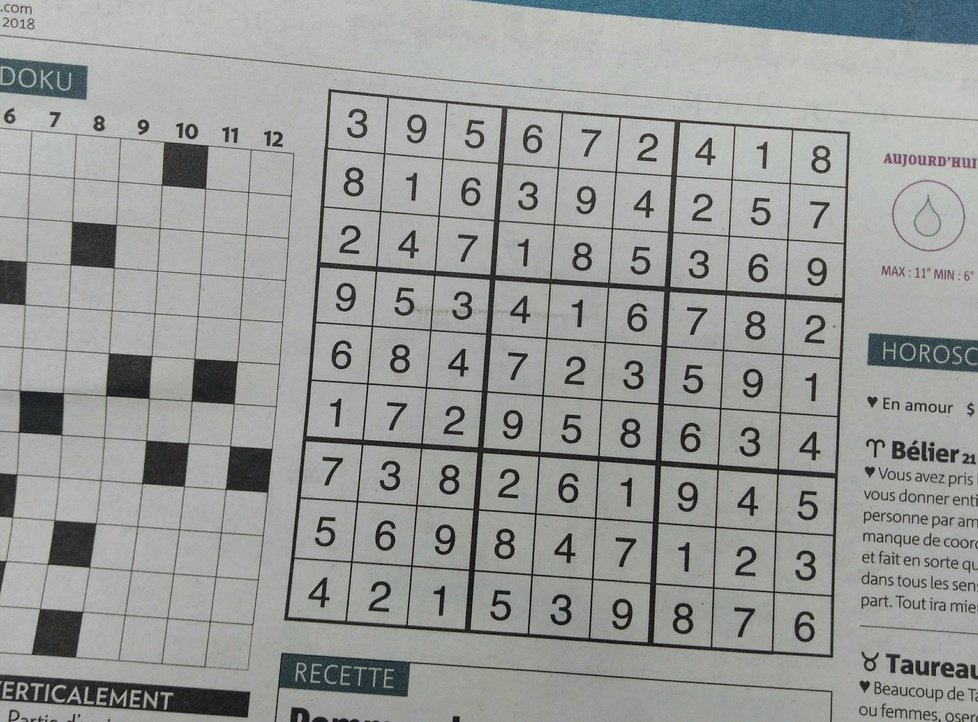
#> input picture suduko.jpg, 978 x 722 px, shrunk from 3389 x 2501 before the run
$ jupyter execute 13_Gradient_Sobel.ipynb   (older library calls are emulated)
#> lines starting #> are read from the running program, lines starting #| are printed output that depends on the picture
[cell 1]
'''
Sobel X -> removes X
Sobel Y -> removes Y
Normalized -> Keeps both
'''

[cell 2]
import cv2
import matplotlib.pyplot as plt
import numpy as np

def cc(i):
    return cv2.cvtColor(i,cv2.COLOR_BGR2RGB)

[cell 3]
s = cv2.imread('suduko.jpg')
#> s is the input picture: shape (722, 978, 3); mean B, G, R 152.1, 155.1, 152.4
plt.figure(figsize=(10,10))
plt.imshow(cc(s))

[cell 4]
sobelx = cv2.Sobel(s.copy(),cv2.CV_64F,1,0,ksize=31)
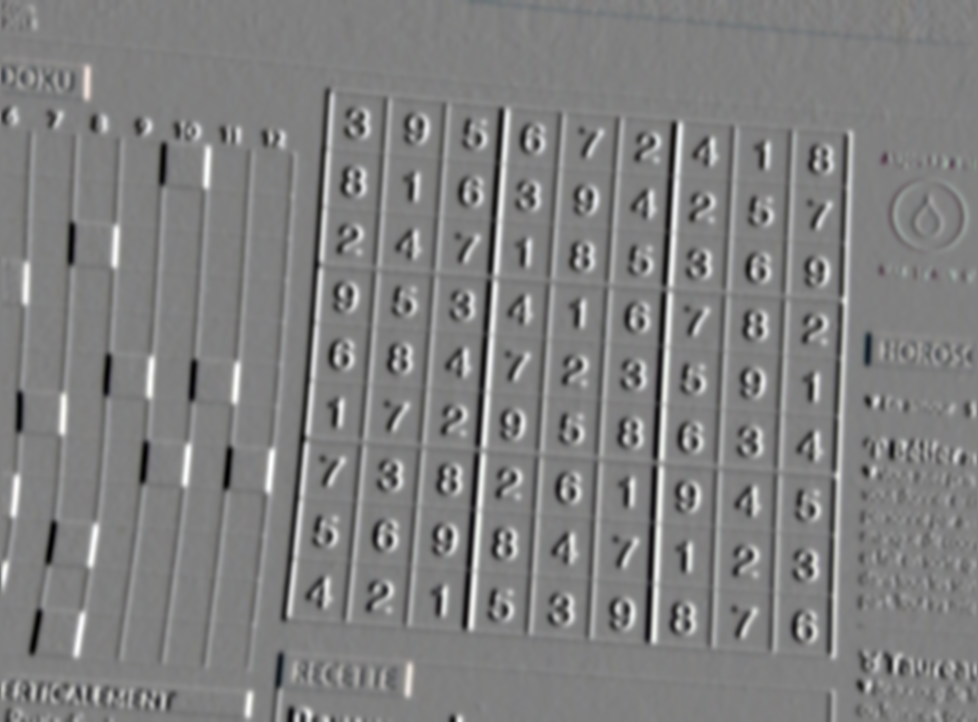
#> sobelx: shape (722, 978, 3) float64; mean B, G, R 5.07e+15, 5.1e+15, 4.16e+15; drawn with min black and max white
plt.figure(figsize=(10,10))
plt.imshow(sobelx)
#> figure, not shown here; B, G, R data is drawn as R, G, B

[cell 5]
sobely = cv2.Sobel(s.copy(),cv2.CV_64F,0,1,ksize=31)
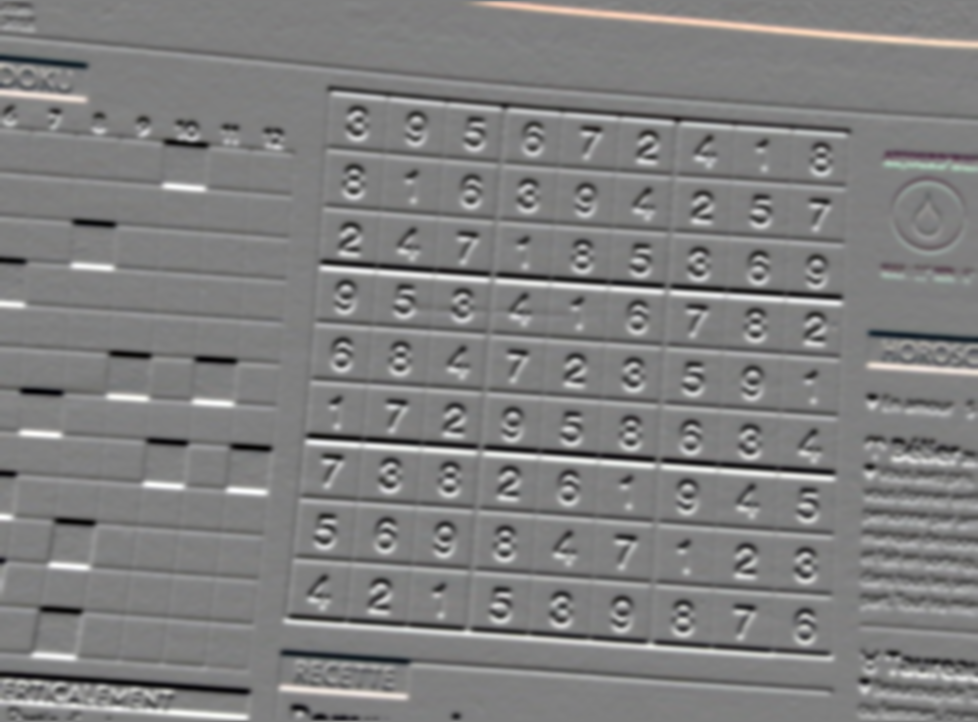
#> sobely: shape (722, 978, 3) float64; mean B, G, R -1.04e+16, -2.52e+14, 1.53e+16; drawn with min black and max white
plt.figure(figsize=(10,10))
plt.imshow(sobely)
#> figure, not shown here; B, G, R data is drawn as R, G, B

[cell 6]
laplacian = cv2.Laplacian(s.copy(),cv2.CV_64F,ksize=31)
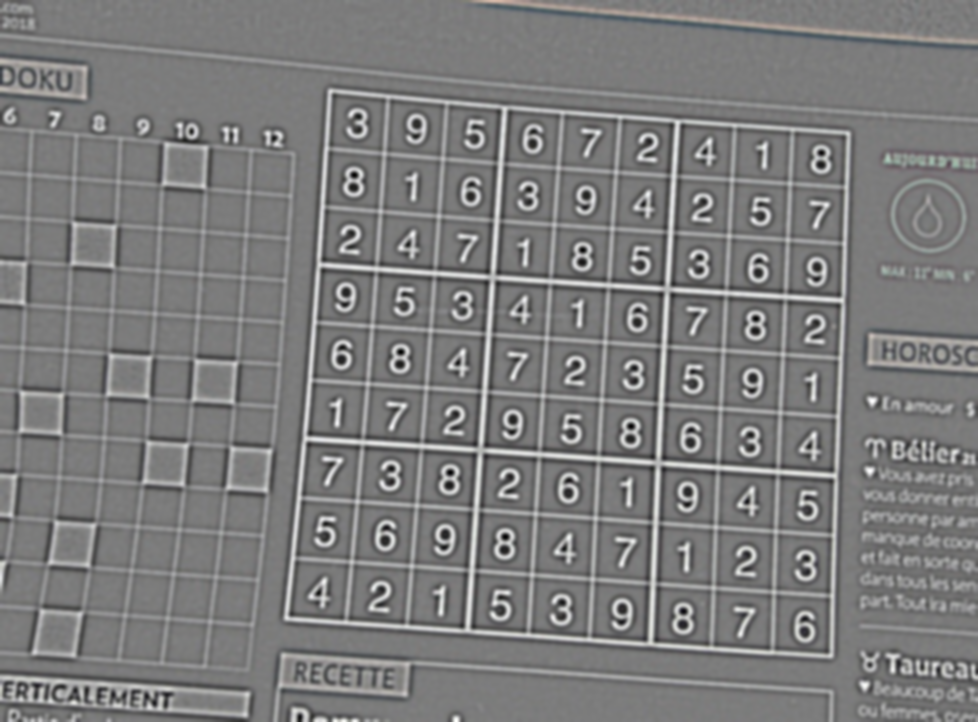
#> laplacian: shape (722, 978, 3) float64; mean B, G, R 3.35e+13, 5.02e+13, 7.92e+13; drawn with min black and max white
plt.figure(figsize=(10,10))
plt.imshow(laplacian)
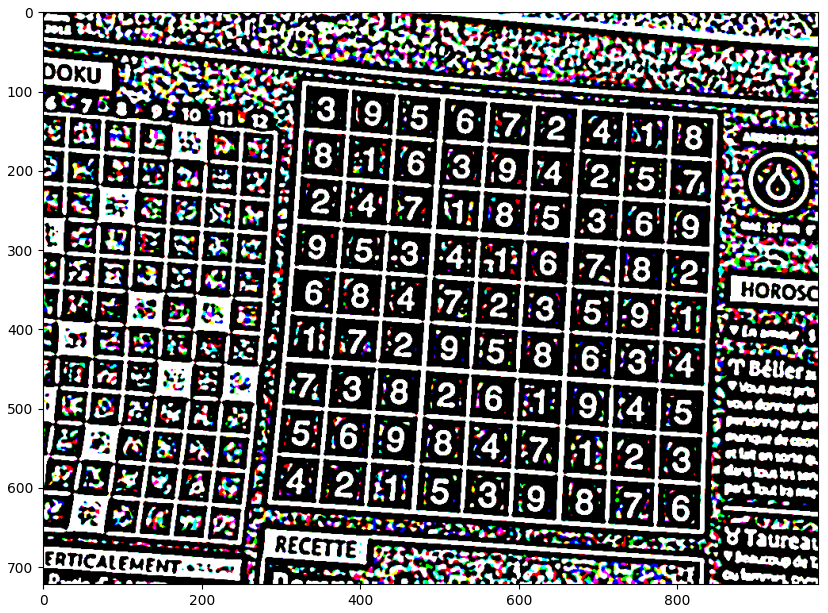
#> figure drawn by matplotlib, 1 panel; B, G, R data is drawn as R, G, B

[cell 7]
blended = cv2.addWeighted(sobelx,0.5,sobely,0.5,0)
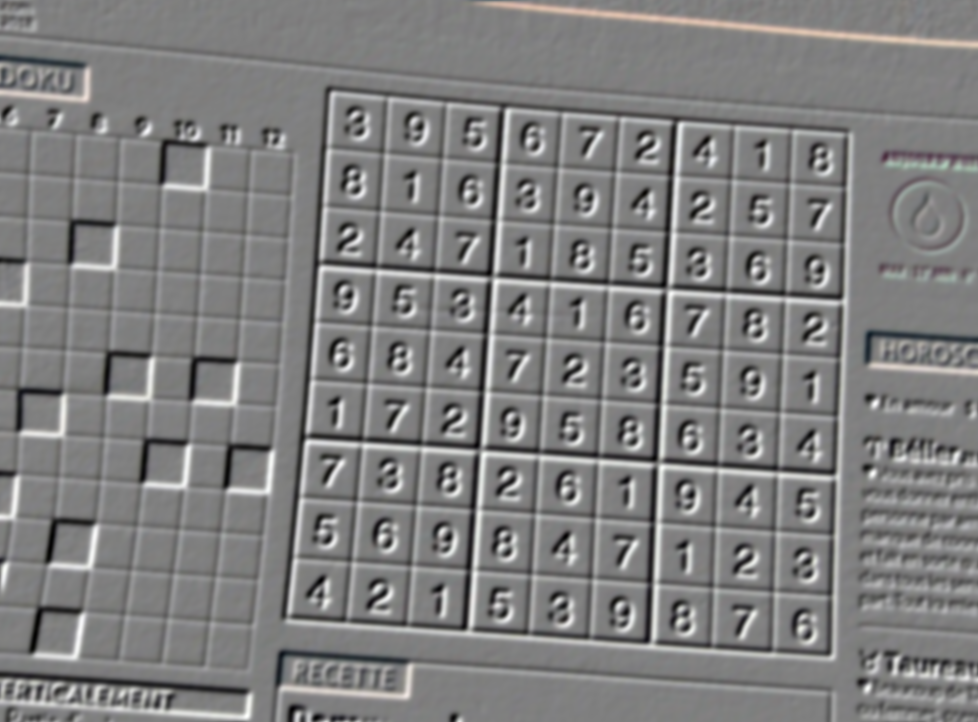
#> blended: shape (722, 978, 3) float64; mean B, G, R -2.65e+15, 2.43e+15, 9.75e+15; drawn with min black and max white
plt.figure(figsize=(10,10))
plt.imshow(blended)
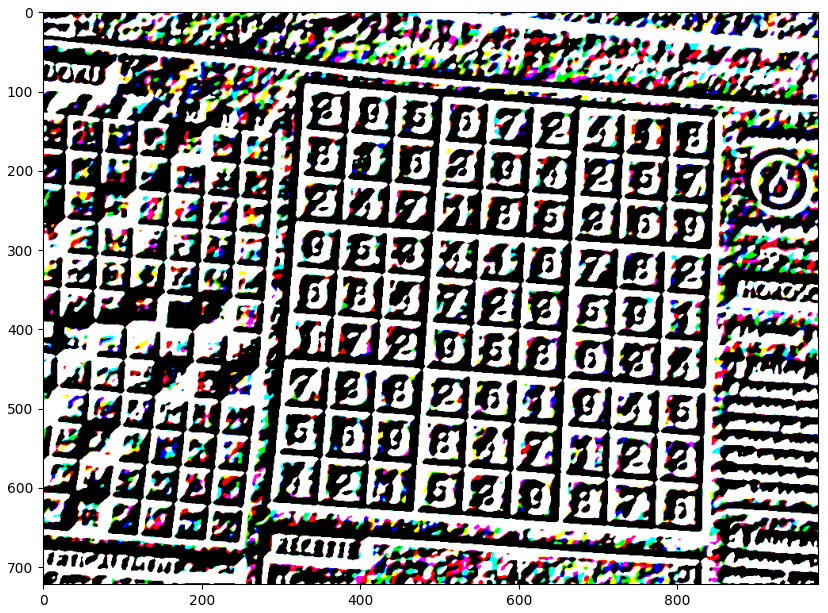
#> figure drawn by matplotlib, 1 panel; B, G, R data is drawn as R, G, B

[cell 8]
_,thresh = cv2.threshold(s.copy(),100,255,cv2.THRESH_BINARY)
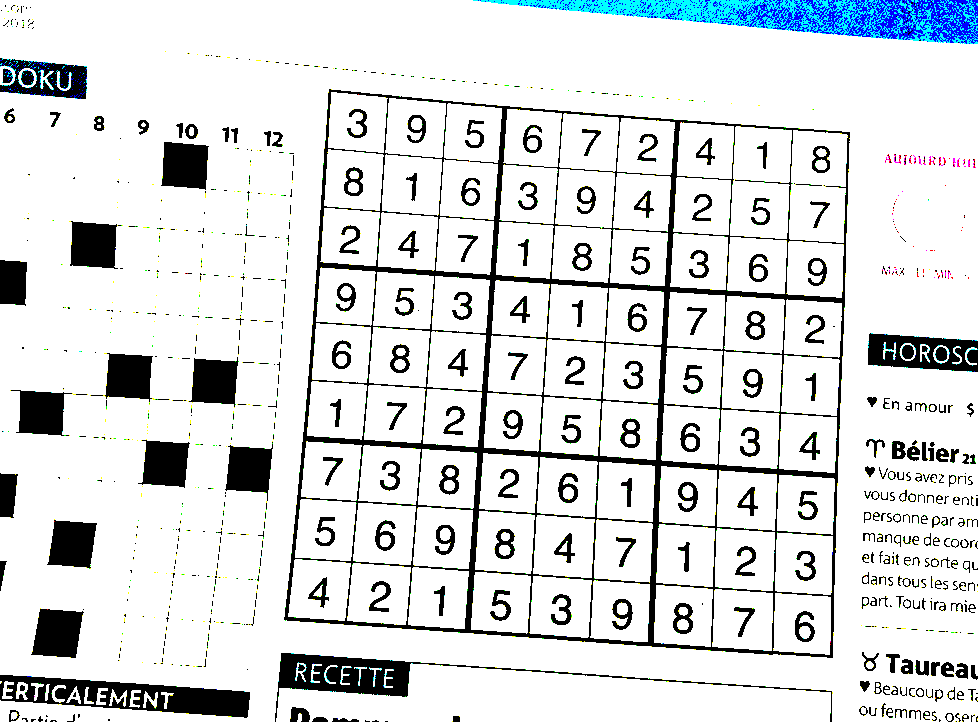
#> thresh: shape (722, 978, 3); mean B, G, R 222.8, 221.5, 218.7
plt.figure(figsize=(10,10))
plt.imshow(thresh)

$ run again, with chess.jpg copied over suduko.jpg
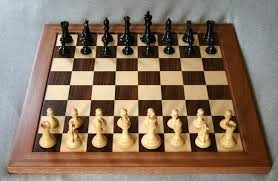
#> input picture chess.jpg, 278 x 181 px
#> s is the input picture: shape (181, 278, 3); mean B, G, R 98.4, 117.6, 137.6
#> `[cell 7] blended = cv2.addWeighted(sobelx,0.5,sobely,0.5,0) plt.figure..`:
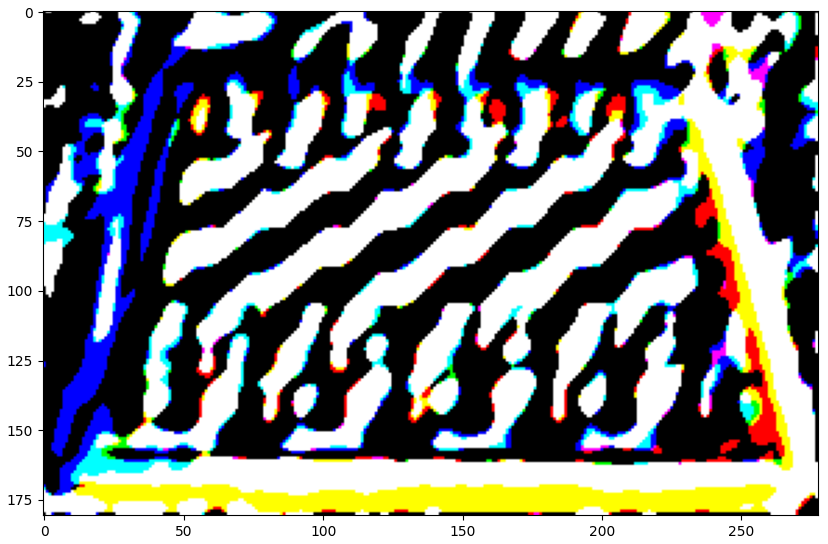
#> figure drawn by matplotlib, 1 panel; B, G, R data is drawn as R, G, B
#> `_,thresh = cv2.threshold(s.copy(),100,255,cv2.THRESH_BINARY)`:
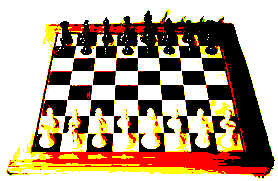
#> thresh: shape (181, 278, 3); mean B, G, R 136, 157.3, 179.1
